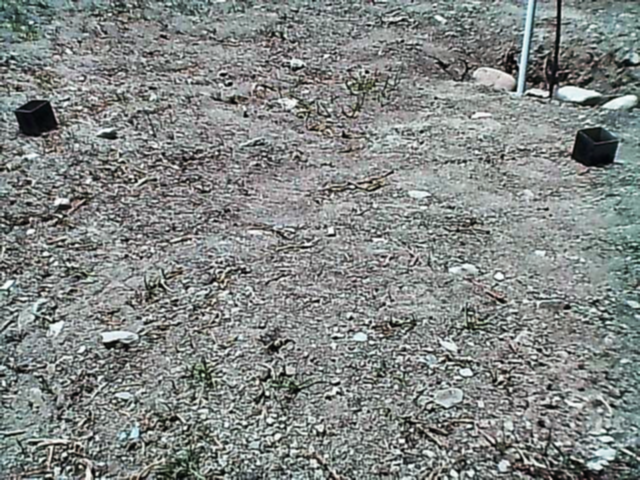
#> input picture YoloTrainV2/val/images/002.png, 640 x 480 px, found by its file name; its folder holds only this picture in this run
$ python DataAument.py
#> lines starting #> are read from the running program, lines starting #| are printed output that depends on the picture
import cv2
import os
import shutil
import numpy as np

def apply_brightness_variation(image, alpha):
    # Ajustar el nivel de brillo de la imagen
    adjusted_image = cv2.convertScaleAbs(image, alpha=alpha, beta=0)
    return adjusted_image

def augment_data(input_image_folder, input_label_folder, output_image_folder, output_label_folder):
    # Crear las carpetas de salida si no existen
    if not os.path.exists(output_image_folder):
        os.makedirs(output_image_folder)
    if not os.path.exists(output_label_folder):
        os.makedirs(output_label_folder)

    # Lista de imágenes en la carpeta de entrada
    image_files = [f for f in os.listdir(input_image_folder) if f.endswith('.png')]

    for image_file in image_files:
        # Leer la imagen en escala de grises
        image_path = os.path.join(input_image_folder, image_file)
        image = cv2.imread(image_path, cv2.IMREAD_GRAYSCALE)
#> image: shape (480, 640); min 2, max 253, mean 132.8

        # Aplicar variaciones de brillo y guardar las imágenes y etiquetas resultantes
        for brightness_variation in [0.5, 1.0, 1.5]:  # Puedes ajustar estos valores según tus necesidades
            # Aplicar variación de brillo
            augmented_image = apply_brightness_variation(image, brightness_variation)

            # Guardar la imagen aumentada en la carpeta de salida
            output_image_filename = f"{os.path.splitext(image_file)[0]}_brightness_{brightness_variation}.png"
            output_image_path = os.path.join(output_image_folder, output_image_filename)
            cv2.imwrite(output_image_path, augmented_image)

            # Copiar el archivo de etiqueta correspondiente
            label_file = image_file.replace('.png', '.txt')
            label_path = os.path.join(input_label_folder, label_file)
            output_label_filename = f"{os.path.splitext(output_image_filename)[0]}.txt"
            output_label_path = os.path.join(output_label_folder, output_label_filename)

            shutil.copy(label_path, output_label_path)
#> this loop made 3 passes
#> pass 1, in apply_brightness_variation, `adjusted_image = cv2.convertScaleAbs(image, alpha=alpha, beta=0)`:
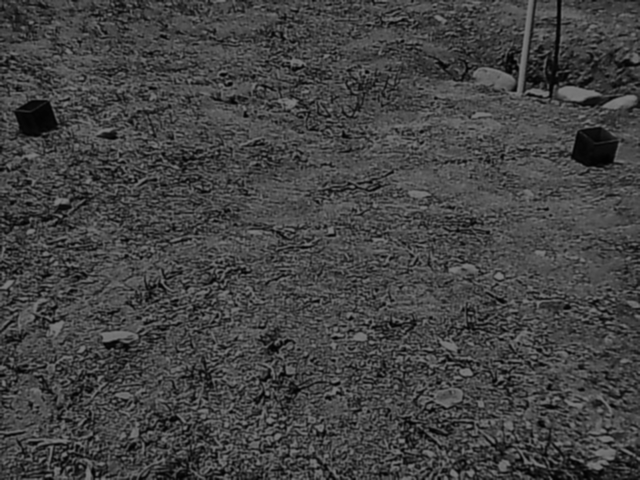
#> adjusted_image: shape (480, 640); min 1, max 126, mean 66.4
#> pass 3, in apply_brightness_variation (call 3), `adjusted_image = cv2.convertScaleAbs(image, alpha=alpha, beta=0)`:
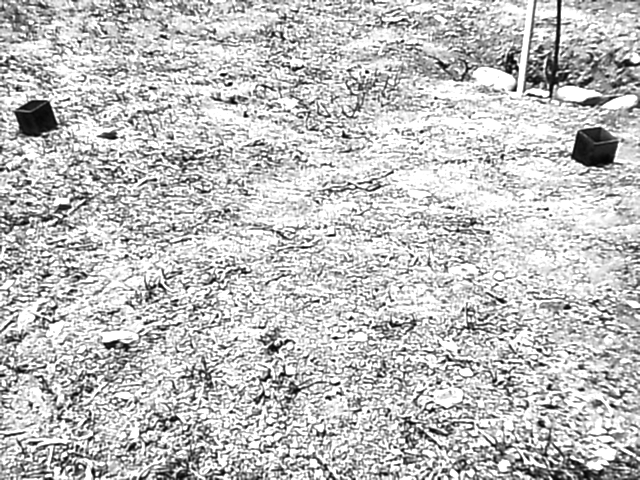
#> adjusted_image: shape (480, 640); min 3, max 255, mean 191.9

def main():
    input_image_folder = "/home/hackbrian/gitProyects/Seeker_ComputerVision/YoloTrainV2/val/images"
    input_label_folder = "/home/hackbrian/gitProyects/Seeker_ComputerVision/YoloTrainV2/val/labels"
    output_image_folder = "/home/hackbrian/gitProyects/Seeker_ComputerVision/YoloTrainV3/val/images"
    output_label_folder = "/home/hackbrian/gitProyects/Seeker_ComputerVision/YoloTrainV3/val/labels"

    augment_data(input_image_folder, input_label_folder, output_image_folder, output_label_folder)

if __name__ == "__main__":
    main()

$ run again, on YoloTrainV2/val/images/006.png
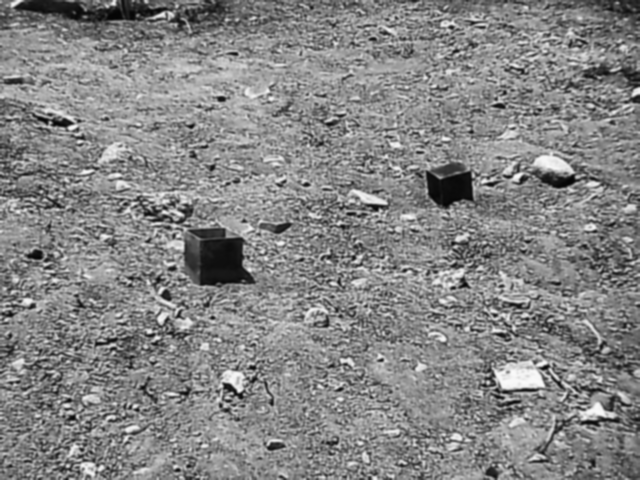
#> input picture YoloTrainV2/val/images/006.png, 640 x 480 px, found by its file name
#> in augment_data, image is the input picture: shape (480, 640); min 4, max 250, mean 133.2
#> the loop in augment_data, `for brightness_variation in [0.5, 1.0, 1.5]:` made 3 passes
#> pass 1, in apply_brightness_variation, `adjusted_image = cv2.convertScaleAbs(image, alpha=alpha, beta=0)`:
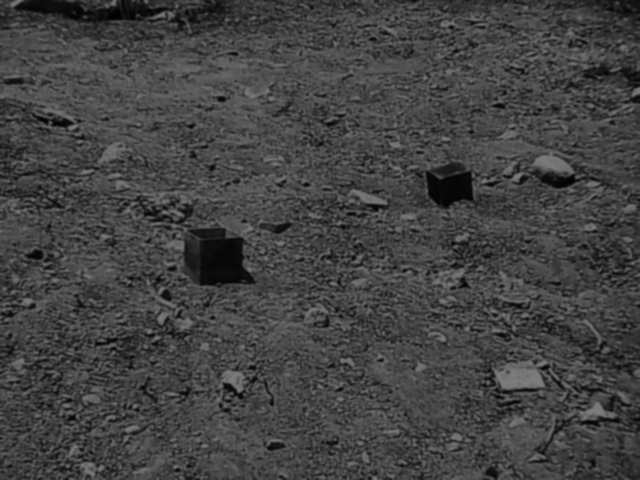
#> adjusted_image: shape (480, 640); min 2, max 125, mean 66.6
#> pass 3, in apply_brightness_variation (call 3), `adjusted_image = cv2.convertScaleAbs(image, alpha=alpha, beta=0)`:
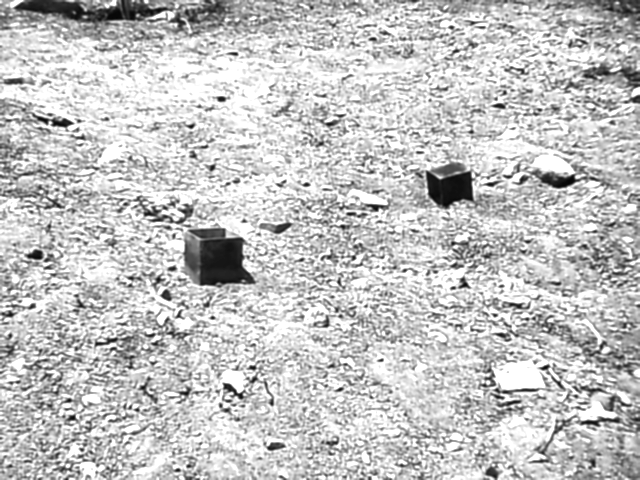
#> adjusted_image: shape (480, 640); min 6, max 255, mean 195.8

$ run again, on YoloTrainV2/val/images/007.png
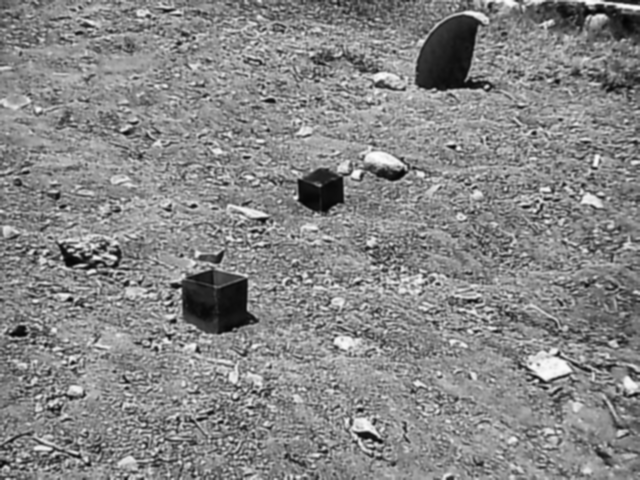
#> input picture YoloTrainV2/val/images/007.png, 640 x 480 px, found by its file name
#> in augment_data, image is the input picture: shape (480, 640); min 3, max 252, mean 134.4
#> the loop in augment_data, `for brightness_variation in [0.5, 1.0, 1.5]:` made 3 passes
#> pass 1, in apply_brightness_variation, `adjusted_image = cv2.convertScaleAbs(image, alpha=alpha, beta=0)`:
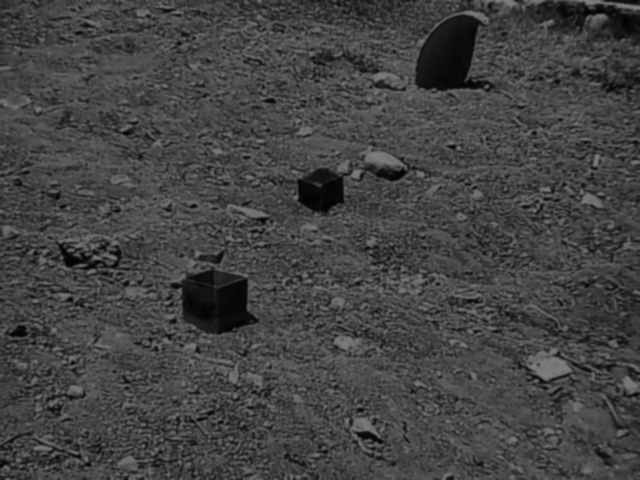
#> adjusted_image: shape (480, 640); min 2, max 126, mean 67.2
#> pass 3, in apply_brightness_variation (call 3), `adjusted_image = cv2.convertScaleAbs(image, alpha=alpha, beta=0)`:
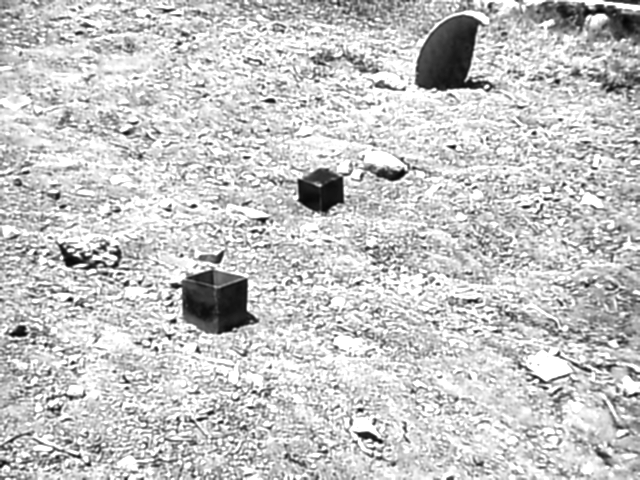
#> adjusted_image: shape (480, 640); min 4, max 255, mean 197.6

$ run again, on YoloTrainV2/val/images/008.png
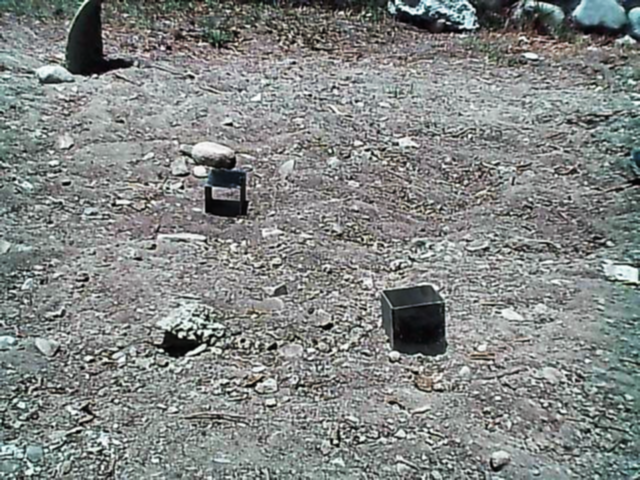
#> input picture YoloTrainV2/val/images/008.png, 640 x 480 px, found by its file name
#> the loop in augment_data, `for brightness_variation in [0.5, 1.0, 1.5]:` made 3 passes
#> pass 1, in apply_brightness_variation, `adjusted_image = cv2.convertScaleAbs(image, alpha=alpha, beta=0)`:
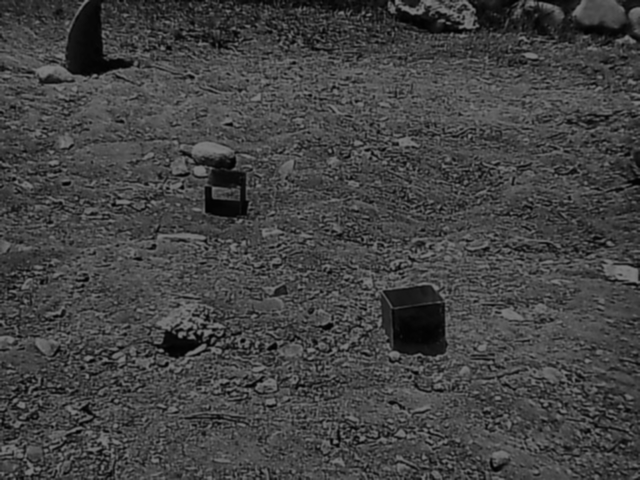
#> adjusted_image: shape (480, 640); min 1, max 126, mean 66.3
#> pass 3, in apply_brightness_variation (call 3), `adjusted_image = cv2.convertScaleAbs(image, alpha=alpha, beta=0)`:
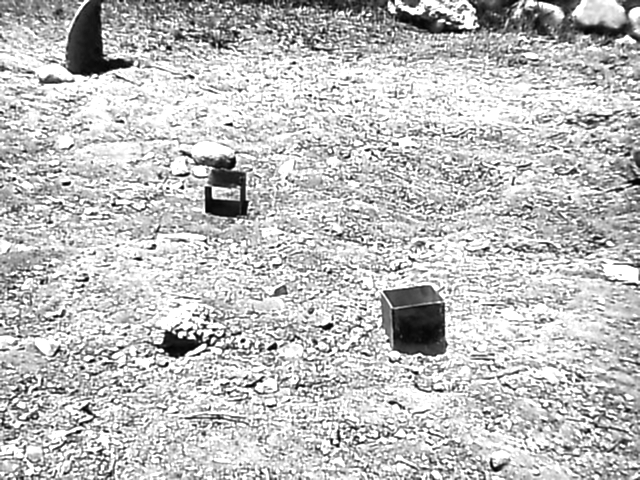
#> adjusted_image: shape (480, 640); min 3, max 255, mean 191.5

$ run again, on YoloTrainV2/val/images/003.png
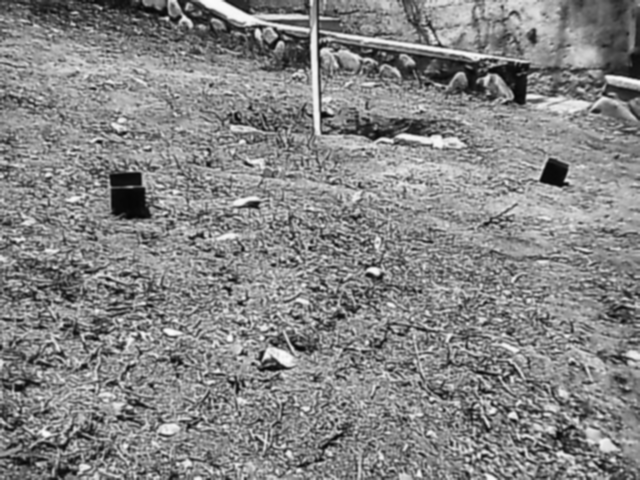
#> input picture YoloTrainV2/val/images/003.png, 640 x 480 px, found by its file name
#> in augment_data, image is the input picture: shape (480, 640); min 5, max 251, mean 133
#> the loop in augment_data, `for brightness_variation in [0.5, 1.0, 1.5]:` made 3 passes
#> pass 1, in apply_brightness_variation, `adjusted_image = cv2.convertScaleAbs(image, alpha=alpha, beta=0)`:
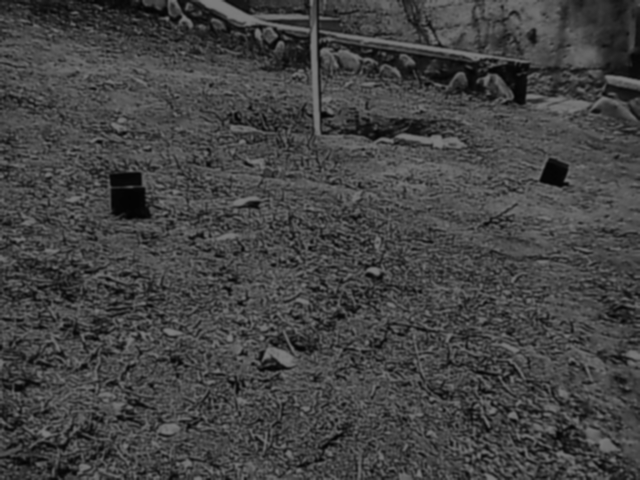
#> adjusted_image: shape (480, 640); min 2, max 126, mean 66.5
#> pass 3, in apply_brightness_variation (call 3), `adjusted_image = cv2.convertScaleAbs(image, alpha=alpha, beta=0)`:
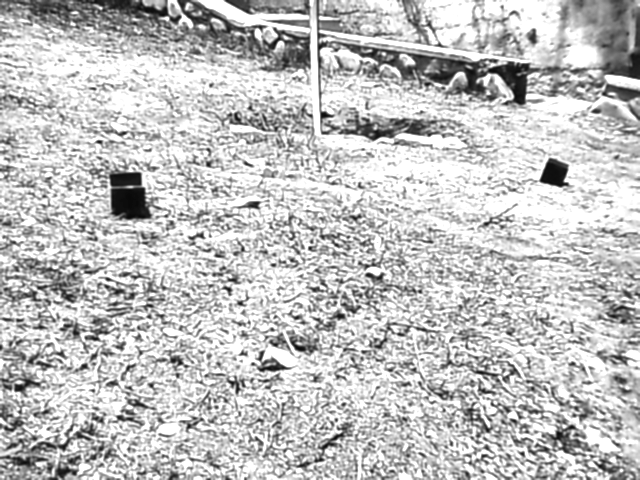
#> adjusted_image: shape (480, 640); min 8, max 255, mean 193.9
